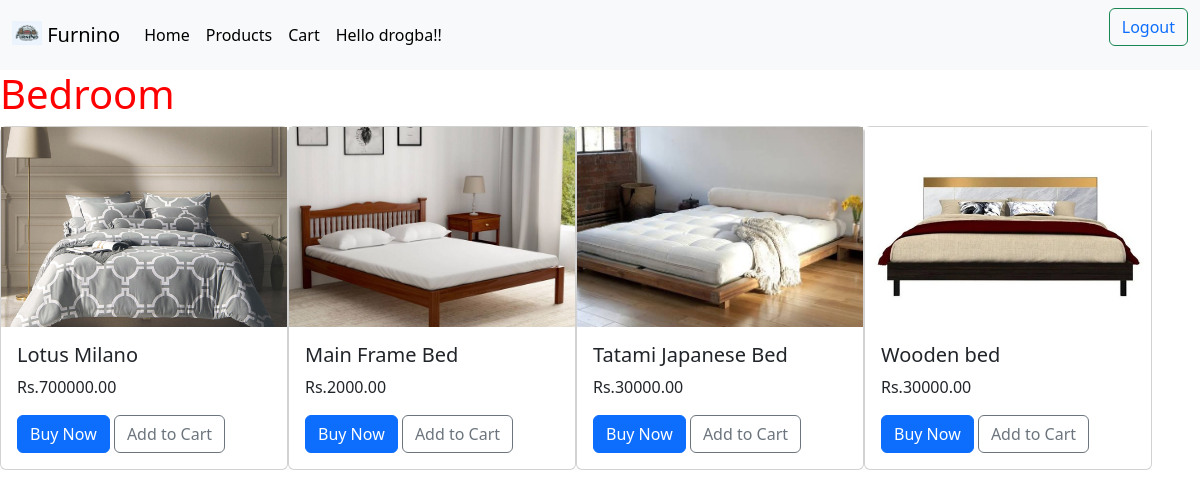
The app's page /category/Bedroom (signed in) with its own data.
### base/models.py (models this page shows, shortened)
class Category(models.Model):
    name = models.CharField(max_length=200)  # dining, living, kitchen
    slug = models.SlugField(max_length=200, unique=True)
    class Meta:
        ordering = ['name']
        indexes = [
            models.Index(fields=['name'])
        ]
        verbose_name = 'category'
        verbose_name_plural = 'categories'

class Product(models.Model):
    name = models.CharField(max_length=200)
    slug = models.SlugField(max_length=200)
    description = models.TextField()
    price = models.DecimalField(max_digits=10, decimal_places=2)
    category = models.ForeignKey(Category, on_delete=models.CASCADE)
    image = models.ImageField(upload_to='product/', blank=True)
    class Meta:
        ordering = ["name"]
        indexes = [
            models.Index(fields=["name"])
        ]

### base/views.py (the view, shortened to what this page needs)
# urls.py: path('category/<str:name>',views.category,name="category"),
def category(request,name):
    category=get_object_or_404(Category,name=name)
    if category.name=='Dining':
        product=Product.objects.filter(category=category)
        product_name=category.name
        return render(request,'base/bedroom.html',
                  {
                      'product':product,
                      "product_name":product_name,
                  })
    elif category.name=='Bedroom':
        product=Product.objects.filter(category=category)
        product_name=category.name
        return render(request,'base/bedroom.html',
                  {
                      'product':product,
                      "product_name":product_name,
                  })
    else:
        return HttpResponse("Error")

### base/templates/base/bedroom.html (shortened to what this page needs)
{% load static %}
{% include "nav.html" %}
{% block content %}
<h1 style="color:red">{{product_name}}</h1>
<div class="d-flex flex-wrap justify-content-start">
{% for item in product %}
<div class="card-group">
    <div class="card" style="width: 18rem;">
        <a href="{% url "description" item.name %}">
        <img class="fixed-image" src="{{ item.image.url }}" class="card-img-top" alt="{{item.name}}">
        </a>
        <div class="card-body">
            <h5 class="card-title">{{item.name}}</h5>
            <p class="card-text">Rs.{{item.price}}</p>
            <a href="#" class="btn btn-primary">Buy Now</a>
            <button data-product={{item.name}} data-action="add"  class="btn btn-outline-secondary add-btn update-btn">Add to Cart</button>
        </div>
    </div>
</div>
{% endfor %}
</div>
{% endblock %}

### base/templates/nav.html (shortened to what this page needs)
{% load static %}
<html>
    <head>
      <link href="https://cdn.jsdelivr.net/npm/bootstrap@5.3.3/dist/css/bootstrap.min.css" rel="stylesheet">
  </head>
  <body>
<nav class="navbar navbar-expand-lg bg-body-tertiary">
    <div class="container-fluid">
      <a class="navbar-brand" href="{% url "home" %}">
        <img src="{% static "base/images/brand_logo.jpg" %}" alt="Logo" width="30" height="24" class="d-inline-block align-text-top">
        Furnino
      </a>
      <div class="collapse navbar-collapse" id="navbarSupportedContent">
        <ul class="navbar-nav me-auto mb-2 mb-lg-0">
          <li class="nav-item">
            <a class="nav-link active" aria-current="page" href="{% url "home" %}">Home</a>
          </li>
          <li class="nav-item">
            <a class="nav-link active" aria-current="page" href="{% url "product" %}">Products</a>
          </li>
          {% if user  %}
          <li class="nav-item">
            <a class="nav-link active " aria-current="page" href="{% url "cart" %}">Cart</a>
          </li>
          <li class="nav-item">
            <a class="nav-link active " aria-current="page" >Hello {{user}}!!</a>
          </li>
          {% endif %}
        </ul>
        </div>
          <form class="d-flex" role="search">
            <button class="btn btn-outline-success" type="submit">
            <a href="{% url "logout" %}" style="text-decoration:none">Logout</a>
          </button>
        </form>
      </div>
    </nav>

### base/templates/base/bedroom.html (style rules this page uses)
.fixed-image { height: 200px; object-fit: cover; width: 100%; }

### records on screen
Category: name "Bedroom"
Product: image (picture), name "Lotus Milano", price "700000.00"
Product: image (picture), name "Main Frame Bed", price "2000.00"
Product: image (picture), name "Tatami Japanese Bed", price "30000.00"
Product: image (picture), name "Wooden bed", price "30000.00"

### other values on screen
{{ user }} "drogba"
